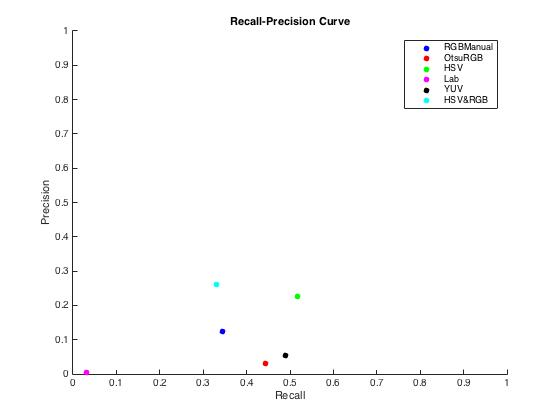
%> input picture scatter.jpg, 560 x 420 px; its folder holds only this picture in this run
$ octave --eval "aplicarUmbral;"   (GNU Octave 9; MATLAB toolbox functions it lacks are replaced by stand-ins)
%> lines starting %> are read from the running program, lines starting %| are printed output that depends on the picture; in (x1, y1, x2, y2) boxes, pixels count from 0 and x2, y2 are one past the last pixel; in counts of white or black regions, pixels touching at a corner belong together; the program's own positions count from 1
function aplicarUmbral
    archivos = dir('*.jpg'); %load the images

    for k = 1:length(archivos)

        %Otsu's method
        image=imread(archivos(k).name);
%> image is the input picture: size 420x560x3 uint8; mean R, G, B 251.9, 252, 252
        imagename = archivos(k).name(1:end-4);
        redThresh = multithresh(image(:,:,1),2);
%> redThresh = [99 205]
        greenThresh = multithresh(image(:,:,2),2);
%> greenThresh = [98 204]
        blueThresh = multithresh(image(:,:,3),2);
%> blueThresh = [99 204]
        red = image(:,:,1)>redThresh(1) & image(:,:,2)<greenThresh(1) & image(:,:,3)<blueThresh(1);
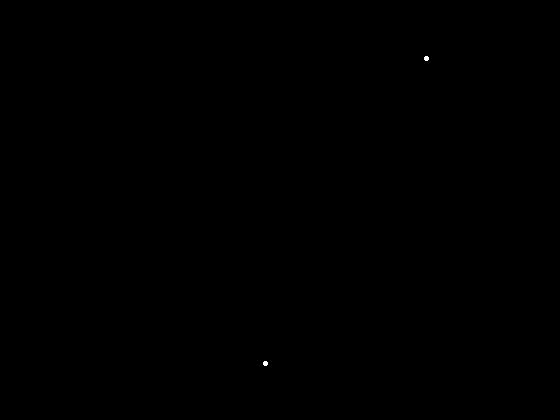
%> red: size 420x560 logical; 0.02% white; 2 white regions, box (x1, y1, x2, y2) and area: (424, 56, 429, 61) 21, (263, 361, 268, 366) 21
        blue = image(:,:,1)<redThresh(1) & image(:,:,2)<greenThresh(1) & image(:,:,3)>blueThresh(1);
%> blue: size 420x560 logical; 0.02% white; 2 white regions, box (x1, y1, x2, y2) and area: (424, 46, 429, 51) 21, (220, 329, 225, 334) 21
%       subplot(121),imshow(red);
%       subplot(122), imshow(blue);
        umbral = red | blue;
%> umbral: size 420x560 logical; 0.04% white; 4 white regions, box (x1, y1, x2, y2) and area: (424, 46, 429, 51) 21, (424, 56, 429, 61) 21, (220, 329, 225, 334) 21, (263, 361, 268, 366) 21
        imwrite(umbral,strcat('Masks/',imagename,'_mask.jpg'));

    end
end
